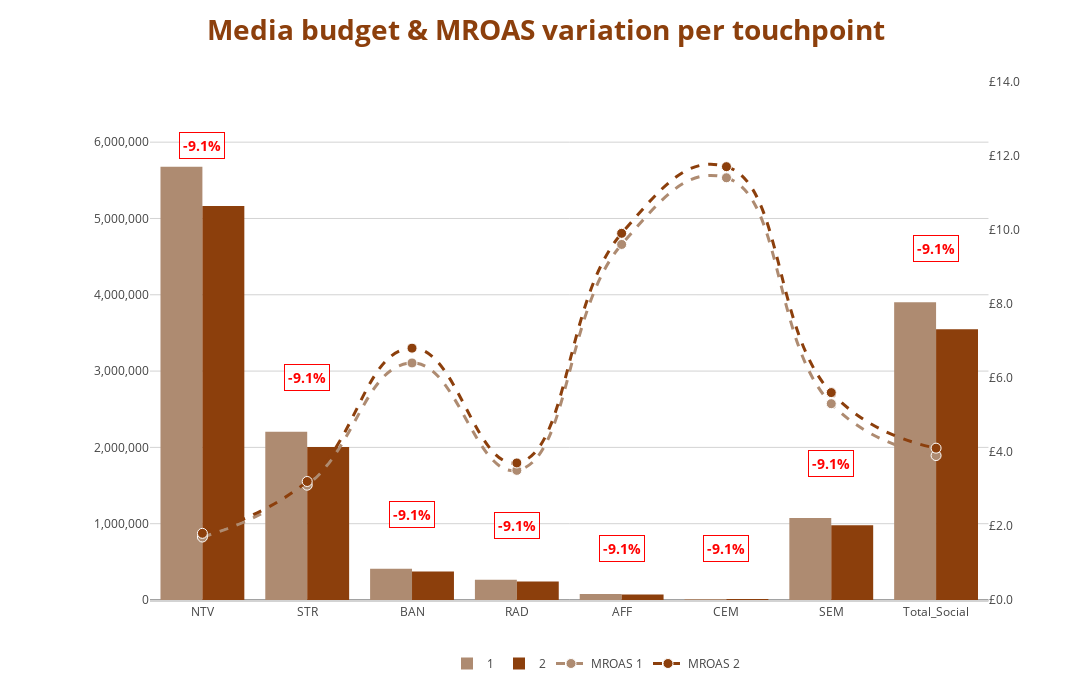

Source (notebook cell):
### Code cell
scenario_plots(
    scenarios = [build_plan_summary(scenario2, 2024, 0.9, ticket_price).iloc[1:, :], 
                 build_plan_summary(scenario1, 2024, 0.9, ticket_price).iloc[1:, :]],

    metrics = ['Total Spend', 'MROAS'],

    channels = media_list,

    colors = ['rgb(174, 139, 113)', 
            'rgb(140, 63, 12)',
            'rgb(174, 139, 113)',
            'rgb(140, 63, 12)'
            
            ],

    title = "Media budget & MROAS variation per touchpoint", 

    ylabel1 = "", ylabel2= "", currency_symbol = "£" 
)

### Figure 1 — Plotly figure (JSON) as saved in the notebook; plotly's stock layout.template omitted (floating-point values rounded to 4 significant figures)
{"data": [{"marker": {"color": "rgb(174, 139, 113)"}, "name": "1", "type": "bar", "x": ["NTV", "STR", "BAN", "RAD", "AFF", "CEM", "SEM", "Total_Social"], "xaxis": "x", "y": [5678942, 2205421, 410196, 265052, 77974, 14105, 1075893, 3902440], "yaxis": "y"}, {"marker": {"color": "rgb(140, 63, 12)"}, "name": "2", "type": "bar", "x": ["NTV", "STR", "BAN", "RAD", "AFF", "CEM", "SEM", "Total_Social"], "xaxis": "x", "y": [5162674, 2004929, 372905, 240957, 70886, 12823, 978084, 3547673], "yaxis": "y"}, {"line": {"color": "rgb(174, 139, 113)", "dash": "dash", "shape": "spline", "smoothing": 1.3, "width": 3}, "marker": {"color": "rgb(174, 139, 113)", "line": {"color": "white", "width": 1}, "size": 10}, "name": "MROAS 1", "type": "scatter", "x": ["NTV", "STR", "BAN", "RAD", "AFF", "CEM", "SEM", "Total_Social"], "xaxis": "x", "y": [1.7, 3.1, 6.4, 3.5, 9.6, 11.4, 5.3, 3.9], "yaxis": "y2"}, {"line": {"color": "rgb(140, 63, 12)", "dash": "dash", "shape": "spline", "smoothing": 1.3, "width": 3}, "marker": {"color": "rgb(140, 63, 12)", "line": {"color": "white", "width": 1}, "size": 10}, "name": "MROAS 2", "type": "scatter", "x": ["NTV", "STR", "BAN", "RAD", "AFF", "CEM", "SEM", "Total_Social"], "xaxis": "x", "y": [1.8, 3.2, 6.8, 3.7, 9.9, 11.7, 5.6, 4.1], "yaxis": "y2"}], "layout": {"annotations": [{"align": "center", "bgcolor": "rgba(255,255,255,0.7)", "bordercolor": "red", "borderpad": 3, "borderwidth": 1, "font": {"color": "red", "size": 14, "weight": "bold"}, "showarrow": false, "text": "-9.1%", "x": "NTV", "y": 5963000.0}, {"align": "center", "bgcolor": "rgba(255,255,255,0.7)", "bordercolor": "red", "borderpad": 3, "borderwidth": 1, "font": {"color": "red", "size": 14, "weight": "bold"}, "showarrow": false, "text": "-9.1%", "x": "STR", "y": 2915000.0}, {"align": "center", "bgcolor": "rgba(255,255,255,0.7)", "bordercolor": "red", "borderpad": 3, "borderwidth": 1, "font": {"color": "red", "size": 14, "weight": "bold"}, "showarrow": false, "text": "-9.1%", "x": "BAN", "y": 1120000.0}, {"align": "center", "bgcolor": "rgba(255,255,255,0.7)", "bordercolor": "red", "borderpad": 3, "borderwidth": 1, "font": {"color": "red", "size": 14, "weight": "bold"}, "showarrow": false, "text": "-9.1%", "x": "RAD", "y": 974900.0}, {"align": "center", "bgcolor": "rgba(255,255,255,0.7)", "bordercolor": "red", "borderpad": 3, "borderwidth": 1, "font": {"color": "red", "size": 14, "weight": "bold"}, "showarrow": false, "text": "-9.1%", "x": "AFF", "y": 681500.0}, {"align": "center", "bgcolor": "rgba(255,255,255,0.7)", "bordercolor": "red", "borderpad": 3, "borderwidth": 1, "font": {"color": "red", "size": 14, "weight": "bold"}, "showarrow": false, "text": "-9.1%", "x": "CEM", "y": 681500.0}, {"align": "center", "bgcolor": "rgba(255,255,255,0.7)", "bordercolor": "red", "borderpad": 3, "borderwidth": 1, "font": {"color": "red", "size": 14, "weight": "bold"}, "showarrow": false, "text": "-9.1%", "x": "SEM", "y": 1786000.0}, {"align": "center", "bgcolor": "rgba(255,255,255,0.7)", "bordercolor": "red", "borderpad": 3, "borderwidth": 1, "font": {"color": "red", "size": 14, "weight": "bold"}, "showarrow": false, "text": "-9.1%", "x": "Total_Social", "y": 4612000.0}], "barmode": "group", "height": 700, "legend": {"orientation": "h", "x": 0.5, "xanchor": "center", "y": -0.15, "yanchor": "bottom"}, "margin": {"b": 100, "l": 150, "r": 50, "t": 80}, "paper_bgcolor": "white", "plot_bgcolor": "white", "title": {"font": {"color": "rgb(140, 63, 12)", "size": 28, "weight": "bold"}, "text": "Media budget & MROAS variation per touchpoint", "x": 0.5}, "width": 1300, "xaxis": {"anchor": "y", "domain": [0, 0.94], "linecolor": "lightgray", "linewidth": 2, "showgrid": false, "showline": true, "title": {"text": ""}}, "yaxis": {"anchor": "x", "domain": [0, 1], "gridcolor": "lightgray", "range": [0, 6815000.0], "showgrid": true, "tickformat": ",", "title": {"font": {"size": 16}, "text": ""}}, "yaxis2": {"anchor": "x", "overlaying": "y", "range": [0, 14.04], "showgrid": false, "side": "right", "tickprefix": "£", "ticksuffix": ".0", "title": {"font": {"size": 16}, "text": ""}}}}
